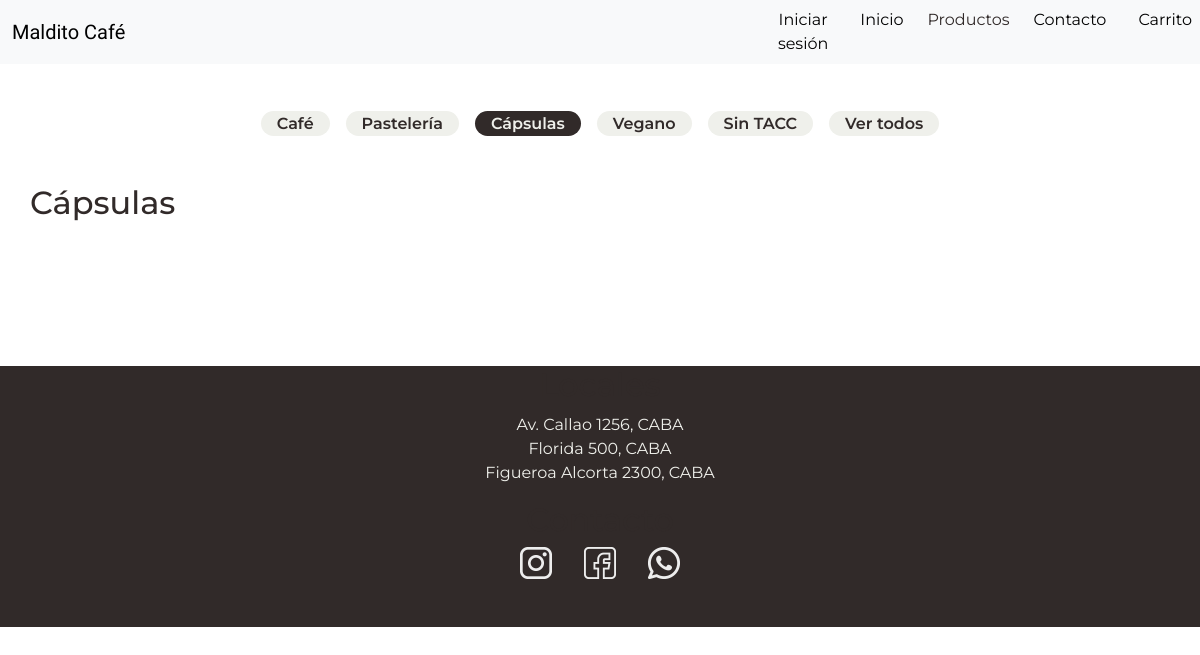
Page /index.php?sec=filtrados&cat=5 on the earlier database version.
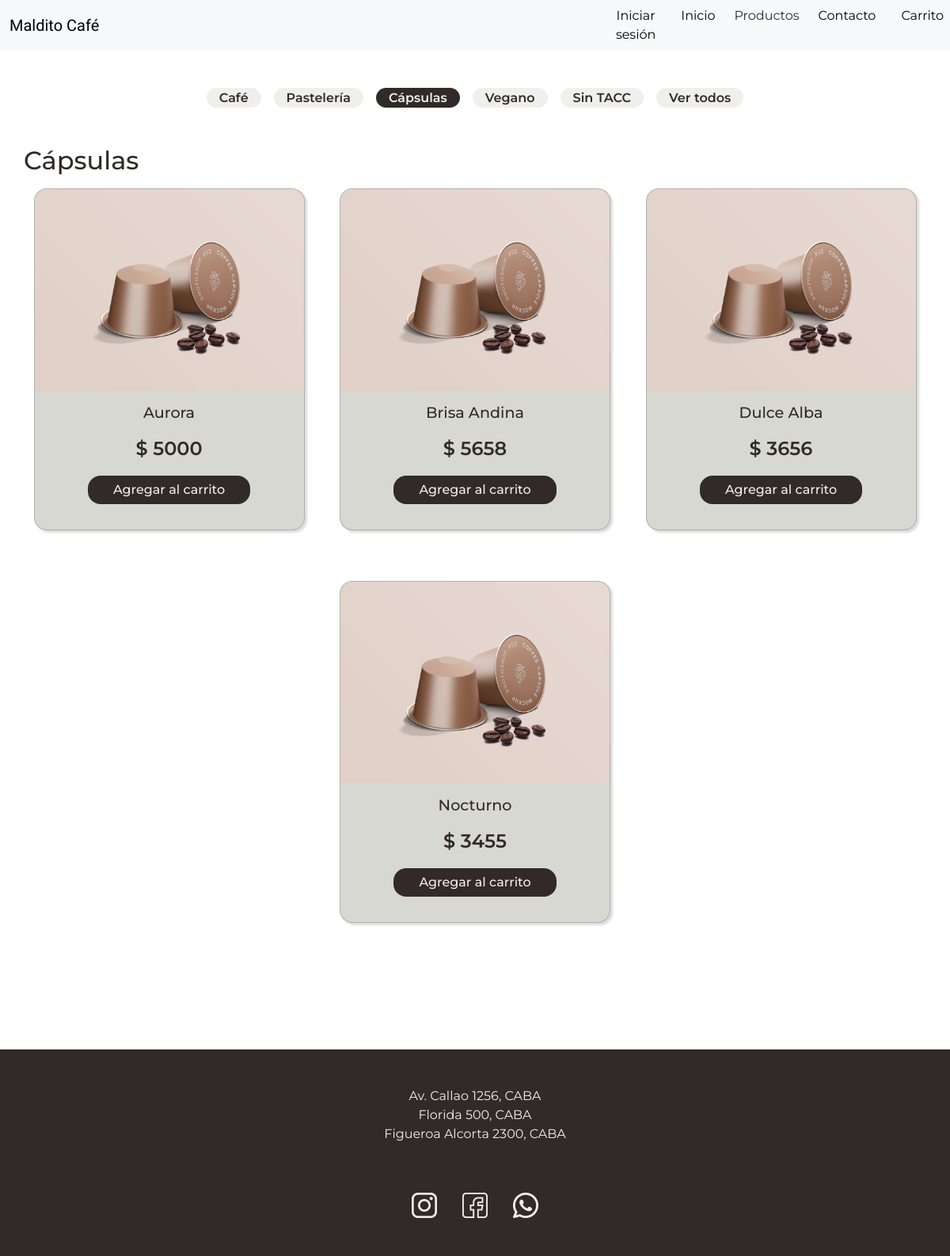
Same page on the later database version.
### tables this page shows
CREATE TABLE `productos_bar` (
  `id` int(11) UNSIGNED NOT NULL,
  `nombre` varchar(50) NOT NULL,
  `descripcion` mediumtext DEFAULT NULL,
  `imagen` varchar(70) DEFAULT NULL,
  `precio` decimal(10,0) UNSIGNED NOT NULL,
  `stock` int(10) UNSIGNED DEFAULT NULL
);

### clases/conexion.php (called while the page is built, shortened)
<?php
class Conexion {
    private $servername = "localhost";
    private $username = "root";
    private $password = "";
    private $db = "maldito";
    protected $conn;
    public function __construct (){
        try {
            $this->conn = new PDO ("mysql: host=$this->servername;dbname=$this->db", $this->username, $this->password);
            $this->conn->setAttribute(PDO::ATTR_ERRMODE, PDO::ERRMODE_EXCEPTION);
        } catch (PDOException $e){
            echo "Conexión fallida: ". $e->getMessage();
        }
    }
    public function getConn (){
        return $this->conn;
    }
}
?>

### clases/Productos.php (called while the page is built, shortened)
<?php
require 'conexion.php';
class Producto
{
    private $conn;
    public function __construct ()
    {
        $database_conexion = new Conexion();
        $this->conn = $database_conexion ->getConn();
    }
    public function readCat ($categoria)
    {
        $query = "SELECT p. * FROM productos_bar p
        INNER JOIN productos_categorias pc ON p.id  = pc.producto_fk
        INNER JOIN categorias c ON pc.categoria_fk = c.id
        WHERE c.id = :categoria";
        $stmt = $this->conn->prepare($query);
        $stmt ->bindParam (":categoria", $categoria);
        $stmt-> execute();
        return $stmt;
    }
}

### views/filtrados.php (the view)
<div>
    <ul class="navTags navTags--center">
    <li><a class="<?= (isset($_GET['cat']) && $_GET['cat'] == 1) ? 'active' : '' ?>" href="index.php?sec=filtrados&cat=1">Café</a></li>
        <li><a class="<?= (isset($_GET['cat']) && $_GET['cat'] == 2) ? 'active' : '' ?>" href="index.php?sec=filtrados&cat=2">Pastelería</a></li>
        <li><a class="<?= (isset($_GET['cat']) && $_GET['cat'] == 5) ? 'active' : '' ?>" href="index.php?sec=filtrados&cat=5">Cápsulas</a></li>
        <li><a class="<?= (isset($_GET['cat']) && $_GET['cat'] == 6) ? 'active' : '' ?>" href="index.php?sec=filtrados&cat=6">Vegano</a></li>
        <li><a class="<?= (isset($_GET['cat']) && $_GET['cat'] == 7) ? 'active' : '' ?>" href="index.php?sec=filtrados&cat=7">Sin TACC</a></li>
        <li><a class="<?= (!isset($_GET['cat'])) ? 'active' : '' ?>" href="index.php?sec=productos">Ver todos</a></li>
    </ul>
</div>
<section id= "filtrados">
<?php
 echo '<div>';
 $categoria = isset ($_GET['cat']) ? $_GET['cat'] : die('Categoría no encontrada');
  if ($categoria == 1){
    echo ' <h2>Cafés</h2>';
  } else if ($categoria ==2){
    echo ' <h2>Pastelería</h2>';
}else if ($categoria == 5 ){
    echo ' <h2>Cápsulas</h2>';
} else if ($categoria == 6) {
    echo '<h2>Vegano</h2>';
} else if ($categoria == 7 ){
    echo '<h2>Sin TACC</h2>';
}
 echo '<div class="productos">';
  require 'clases/Productos.php';
  $producto = new Producto ();
  $filas = $producto->readCat($categoria);
  while ($row = $filas->fetch(PDO::FETCH_ASSOC)){
    extract ($row);
                echo '<article class="card">';
                    echo '<a class="btnDetalle" href="index.php?sec=detalle&id='. $id.'"><span>Ver</span></a>';
                        echo '<img alt="'.$nombre.'" src= "img/'. $imagen. '">';
                            echo '<div class="info-tarjeta">';
                                echo '<h2>' . $nombre . '</h2>';
                                echo '<p class="precio">$ ' . $precio . '</p>';
                                echo '<a class="btn" href="index.php?sec=carrito&accion=agregar&id='.$id.'"><span>Agregar al carrito</span></a>';
                            echo '</div>';
                    echo '</article>';
  }
  echo '</div>';
  echo '</div>';
echo'</section>';
?>

### index.php (shortened to what this page needs)
<!DOCTYPE html>
<html lang="es">
<head>
    <link href="https://cdn.jsdelivr.net/npm/bootstrap@5.3.3/dist/css/bootstrap.min.css" rel="stylesheet">
    <link rel="stylesheet" href="styles/styles.css">
</head>
<body>
  <div class="contenedor">
   <?php require_once ('views/nav.php') ?>
    <main>
        <?PHP
            $seccion = isset($_GET ['sec']) ? $_GET['sec'] : 'home';
            $secciones_validas = ['home', 'formulario','locales', 'contacto', 'productos', 'productosAll', 'detalle', 'filtrados', 'login', 'register','carrito', 'logout','eliminarProdCarrito', 'pago', 'ordenes', 'orden', 'forbidden'];
            if (!in_array($seccion, $secciones_validas)){
                $vista = '404';
            } else {
                $vista = $seccion;
            }
            require_once "views/$vista.php"
        ?>
    </main>
   <?php require_once ('views/footer.php'); ?>
</body>
</html>

### views/nav.php (shortened to what this page needs)
<?php
    $rol = isset($_SESSION['email']) ? (int) $_SESSION['rol'] : null;
    $username = isset($_SESSION['email']) ? htmlspecialchars($_SESSION['username']) : null;
    $userID = isset($_SESSION['email']) ? htmlspecialchars($_SESSION['user_id']) : null;
?>
    <header>
        <nav class="navbar navbar-expand-lg bg-body-tertiary">
        <div class="container-fluid">
            <a class="navbar-brand" href="index.php?sec=home"><span>Maldito Café</span> </a>
        </div>
        <div class="collapse navbar-collapse" id="navbarSupportedContent">
            <ul class="navbar-nav me-auto mb-2 mb-lg-0">
            <?php if (isset($_SESSION['email'])){
                    echo '<li class="nav-item dropdown">';
                    echo ' <a class="nav-link dropdown-toggle" href="#" role="button" data-bs-toggle="dropdown" aria-expanded="false">'.$username .'</a>';
                    echo '<ul class="dropdown-menu">';
                    echo '<li class="dropdown-item"><a class="nav-link active" aria-current="page" href="index.php?sec=ordenes&userID=' . $userID . '"><span>Mis ordenes</span></a></li>';
                    echo '<li class="dropdown-item"><a class="nav-link active" aria-current="page" href="index.php?sec=logout"><span>Cerrar sesión</span></a></li>';
                if ($rol === 1){
                    echo '<li class="dropdown-item"><a class="nav-link" href="admin.php">Administrar</a></li>';
                }
                echo '</ul>';
                echo '</li>';
            } else {
                echo '<li class="nav-item"><a class="nav-link active" aria-current="page" href="index.php?sec=login">Iniciar sesión</a></li>
';
            }
                ?>
              <li class="nav-item"><a class="nav-link active" aria-current="page" href="index.php?sec=home">Inicio</a></li>
                <li><a class="nav-item" href="index.php?sec=productos">Productos</a></li>
                <li class="nav-item"><a class="nav-link active" aria-current="page" href="index.php?sec=contacto">Contacto</a></li>
                <li class="nav-item"><a class="nav-link active" aria-current="page" href="index.php?sec=carrito"><span>Carrito</span></a></li>
                </ul>
            </div>
        </div>

### views/footer.php
<footer>
   <div class=redes>
       <h2>Contacto</h2>
       <ul>
           <li><a href="#"><span>Instagram</span></a></li>
           <li><a href="#"><span>Facebook</span></a></li>
           <li><a href="#"><span>Whatsapp</span></a></li>
       </ul>
   </div>
   <div>
   <h2>Locales</h2>
       <ul>
           <li>Av. Callao 1256, CABA</li>
           <li> Florida 500, CABA</li>
           <li>Figueroa Alcorta 2300, CABA</li>
       </ul>
   </div>
</footer>

### styles/styles.css (style rules this page uses)
* { margin: 0; box-sizing: border-box; }
:root { --box-shadow: 3px 3px 3px 0px rgba(0, 0, 0, 0.289); --main-color: ##A96A59; --main-color-dark:rgb(49, 42, 41); --text-headings: #312a29; --text-headings-light: #EFF0EB; --text-color: #312a29; --text-color-darker: #312a29; --text-color-light:#EFF0EB; --bg-color: #EFF0EB; --bg-color-dark: #312a29; --bg-color-intermediate: #d7d8d2; --bg-nav-color: #EFF0EB; --box-shadow: 3px 3px 3px 0px rgba(0, 0, 0, 0.144); --danger: rgb(211, 0, 0); }
body { font-family: "Montserrat", sans-serif; }
main { max-width: 1200px; margin: auto; }
ul { padding: 0; list-style: none; }
a { text-decoration: none; color: var(--text-color); }
.contenedor { max-width: 1200px; background-color: var(--bg-color) ; margin: auto; }
nav ul { display: flex; flex-direction: column; justify-content: center; text-align: center; gap: 1rem; }
.navbar-brand span { font-family: "Croissant One", serif; }
.nav-link { padding: 0px ; }
header { background-blend-mode: darken; background-size: cover; background-repeat: no-repeat; margin: auto; width: 100%; }
h2 { color:#312a29; }
section { margin-inline: auto; max-width: 95%; margin-block: 3rem; }
.navTags--center { display: flex; justify-content: center; gap: 1rem; flex-wrap: wrap; margin-top: 3rem; }
.navTags li a, .navTags__btn { background-color: var(--bg-color); padding: .2rem; padding-inline: 1rem; text-align: center; border-radius: 2rem; font-weight: 600; }
.navTags li a.active { background-color: var(--bg-color-dark); color: var(--text-color-light); }
.card { display: flex; flex-direction: column; justify-content: space-between; align-items: center; text-align: center; border-radius: 1rem; box-shadow: var(--box-shadow); }
.btn { display: flex; background-color: var(--bg-color-dark); color: var(--text-color-light); width:max-content; border-radius: 1rem; padding-inline:2rem; border: none; display: flex; align-items: center; justify-content: center; font-weight: 500; z-index: 2; }
.productos { display: flex; flex-wrap: wrap; gap: 2rem; margin-top:1rem; justify-content: space-evenly; }
.productos .card { height: auto; width: 30%; background-color: var(--bg-color-intermediate); margin-bottom: 2rem; display: flex; padding-bottom: 2rem; position: relative; }
.productos .card h2 { font-size: 1.2rem; display: block; max-height: 2.5rem; margin-block: 1rem; }
.productos .card img { max-width: 100%; border-radius: 1rem 1rem 0 0; }
.productos .info-tarjeta { display: flex; flex-direction: column; align-items: center; justify-content: space-around; color: var(--text-color-darker); }
.productos .precio { font-size: 1.5rem; font-weight: 600; }
.productos .btnDetalle { display: block; position: absolute; z-index: 1; margin: auto; padding: 0px; height: 100%; width: 100%; }
footer { background-color: var(--bg-color-dark); display: flex; flex-direction: column-reverse; color: var(--text-color-light); align-items: center; text-align: center; padding-bottom: 2rem; margin-top: 8rem; margin-bottom: 0px; width: 100%; }
footer a { color: var(--text-color-light); }
.redes ul { display: flex; flex-direction: row; width: 10rem; gap: 2rem; }
.redes ul li a { background-repeat: no-repeat; background-size: contain; display: block; width: 2rem; height: 2rem; }
.redes ul li:first-of-type a { background-image: url(../img/instagram.png); }
.redes ul li:nth-of-type(2) a { background-image: url(../img/facebook.png); }
.redes ul li:last-of-type a { background-image: url(../img/whatsapp.png); }

Differences in the rows shown:
added productos_bar: imagen (picture), nombre "Aurora", precio "5000"
added productos_bar: imagen (picture), nombre "Brisa Andina", precio "5658"
added productos_bar: imagen (picture), nombre "Dulce Alba", precio "3656"
added productos_bar: imagen (picture), nombre "Nocturno", precio "3455"
